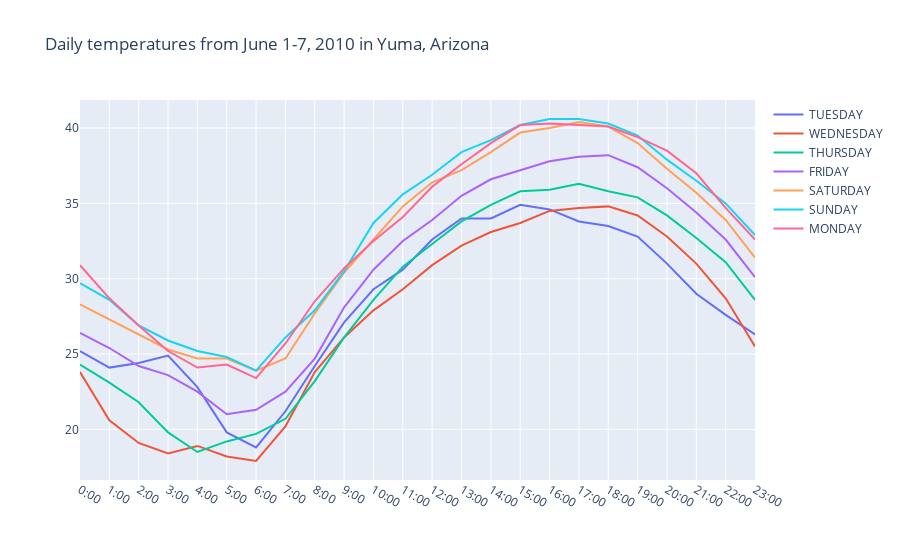

Notebook cell for this chart:
### Code cell
fig.show()

### Figure 1 — Plotly figure (JSON) as saved in the notebook; plotly's stock layout.template omitted (floating-point values rounded to 4 significant figures; data arrays with more than 128 entries replaced by an {"elided": "..."} marker saying what was removed)
{"data": [{"mode": "lines", "name": "TUESDAY", "type": "scatter", "x": {"elided": "168 str values"}, "y": [25.2, 24.1, 24.4, 24.9, 22.8, 19.8, 18.8, 21.2, 24.2, 27.1, 29.3, 30.6, 32.6, 34, 34, 34.9, 34.6, 33.8, 33.5, 32.8, 31, 29, 27.6, 26.3]}, {"mode": "lines", "name": "WEDNESDAY", "type": "scatter", "x": {"elided": "168 str values"}, "y": [23.8, 20.6, 19.1, 18.4, 18.9, 18.2, 17.9, 20.2, 23.8, 26.1, 27.9, 29.3, 30.9, 32.2, 33.1, 33.7, 34.5, 34.7, 34.8, 34.2, 32.8, 31, 28.7, 25.5]}, {"mode": "lines", "name": "THURSDAY", "type": "scatter", "x": {"elided": "168 str values"}, "y": [24.3, 23.1, 21.8, 19.8, 18.5, 19.2, 19.7, 20.7, 23.2, 26.1, 28.6, 30.8, 32.3, 33.8, 34.9, 35.8, 35.9, 36.3, 35.8, 35.4, 34.2, 32.7, 31.1, 28.6]}, {"mode": "lines", "name": "FRIDAY", "type": "scatter", "x": {"elided": "168 str values"}, "y": [26.4, 25.4, 24.2, 23.6, 22.5, 21, 21.3, 22.5, 24.7, 28.1, 30.6, 32.5, 33.9, 35.5, 36.6, 37.2, 37.8, 38.1, 38.2, 37.4, 36, 34.4, 32.6, 30.1]}, {"mode": "lines", "name": "SATURDAY", "type": "scatter", "x": {"elided": "168 str values"}, "y": [28.3, 27.3, 26.3, 25.3, 24.7, 24.7, 23.9, 24.7, 27.7, 30.4, 32.6, 34.8, 36.4, 37.2, 38.4, 39.7, 40, 40.4, 40.1, 39, 37.3, 35.7, 33.9, 31.4]}, {"mode": "lines", "name": "SUNDAY", "type": "scatter", "x": {"elided": "168 str values"}, "y": [29.7, 28.6, 26.9, 25.9, 25.2, 24.8, 23.9, 26.1, 27.9, 30.5, 33.7, 35.6, 36.9, 38.4, 39.2, 40.2, 40.6, 40.6, 40.3, 39.5, 37.9, 36.5, 35, 32.9]}, {"mode": "lines", "name": "MONDAY", "type": "scatter", "x": {"elided": "168 str values"}, "y": [30.9, 28.7, 26.9, 25.2, 24.1, 24.3, 23.4, 25.7, 28.5, 30.7, 32.5, 34.1, 36.1, 37.6, 39, 40.2, 40.3, 40.2, 40.1, 39.4, 38.5, 37, 34.7, 32.6]}], "layout": {"hovermode": "y", "title": {"text": "Daily temperatures from June 1-7, 2010 in Yuma, Arizona"}}}
